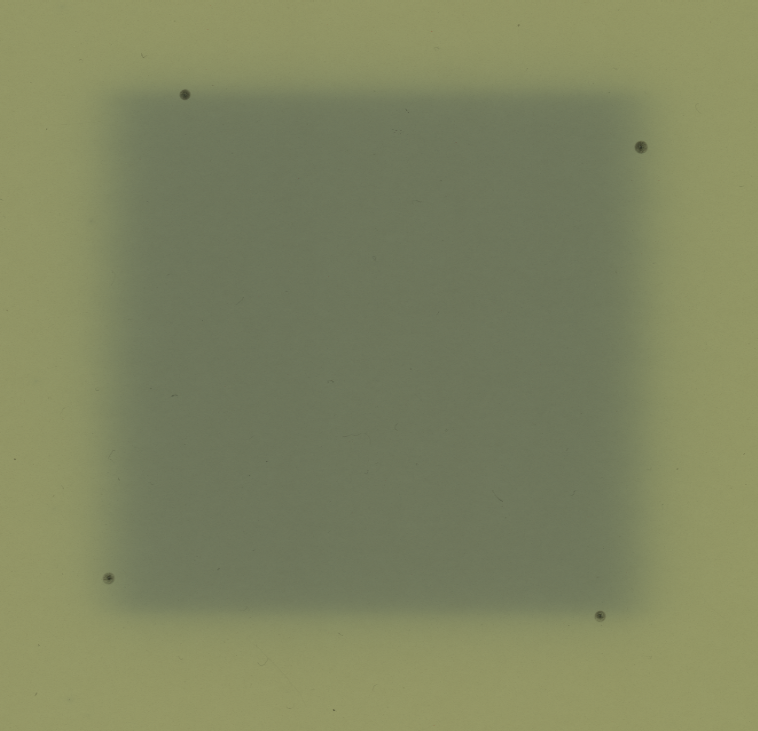
#> input picture sample/img.tif, 758 x 731 px
$ python -i analysis.py   (imports and definitions only)
#> lines starting #> are read from the running program, lines starting #| are printed output that depends on the picture; after the words box and inside, x2 and y2 are one past the last pixel; in counts of white or black regions, pixels touching at a corner belong together
### src/firec/core/geometry.py
from dataclasses import dataclass
from math import cos, hypot, radians, sin

import cv2
import numpy as np


@dataclass(frozen=True)
class Point:
    x: float
    y: float

    def moved(self, dx: float, dy: float) -> "Point":
        return Point(self.x + dx, self.y + dy)


@dataclass(frozen=True)
class RotatedRect:
    center: Point
    width: float
    height: float
    angle: float

    @classmethod
    def from_cv2(cls, rect: tuple[tuple[float, float], tuple[float, float], float]) -> "RotatedRect":
        (cx, cy), (width, height), angle = rect
        return cls(Point(float(cx), float(cy)), float(width), float(height), float(angle))

    def to_cv2(self) -> tuple[tuple[float, float], tuple[float, float], float]:
        return (self.center.x, self.center.y), (self.width, self.height), self.angle

    def points(self) -> tuple[Point, Point, Point, Point]:
        box = cv2.boxPoints(self.to_cv2())
        return tuple(Point(float(x), float(y)) for x, y in box)

    def edge_lengths(self) -> tuple[float, float, float, float]:
        points = self.ordered_points()
        return tuple(_distance(points[index], points[(index + 1) % 4]) for index in range(4))

    # [22 lines left out: functions ordered_points, axes, not called in this run]

    def moved(self, dx: float, dy: float) -> "RotatedRect":
        return RotatedRect(self.center.moved(dx, dy), self.width, self.height, self.angle)

    def rotated(self, delta_angle: float) -> "RotatedRect":
        return RotatedRect(self.center, self.width, self.height, self.angle + delta_angle)

    # [50 lines left out: functions scaled, moved_edge_by_vector, moved_corner_by_vector, _resized, not called in this run]


def _distance(start: Point, end: Point) -> float:
    return hypot(end.x - start.x, end.y - start.y)

### src/firec/core/analysis.py
from dataclasses import dataclass
from pathlib import Path

import cv2
import numpy as np
import tifffile

from firec.core.geometry import Point, RotatedRect


@dataclass(frozen=True)
class FieldGeometry:
    points: tuple[Point, ...]
    center: Point
    angle: float
    edge_lengths: tuple[float, float, float, float]
    area: float
    area_length_x: float
    area_length_y: float
    average_edge_length: float


@dataclass(frozen=True)
class AnalysisResult:
    radiation_field: FieldGeometry
    light_field: FieldGeometry
    origin_field: str
    dpi: float
    unit: str
    laser_center: Point | None = None


@dataclass(frozen=True)
class RadiationDetection:
    rect: RotatedRect
    otsu_threshold: float
    threshold: float
    contour_area: float
    image_area: int


@dataclass(frozen=True)
class ProfileBoundaryDetection:
    left_position: float
    right_position: float
    smoothed_values: np.ndarray
    radiation_pixel_value: float
    threshold_pixel_value: float
    center_start_position: float
    center_end_position: float


# [27 lines left out: functions load_image, tiff_image_dpi, not called in this run]


def otsu_threshold(image: np.ndarray) -> float:
    normalized = normalize_for_display(image)
    threshold, _ = cv2.threshold(normalized, 0, 255, cv2.THRESH_BINARY + cv2.THRESH_OTSU)
    return display_threshold_to_image_value(image, threshold)


def detect_radiation_field(image: np.ndarray, threshold: float | None = None) -> RadiationDetection:
    otsu = otsu_threshold(image)
    selected_threshold = otsu if threshold is None else threshold
    mask = make_dark_region_mask(image, selected_threshold)
    contours, _ = cv2.findContours(mask, cv2.RETR_EXTERNAL, cv2.CHAIN_APPROX_SIMPLE)
    if not contours:
        raise ValueError("No radiation field contour was detected.")

    contour = max(contours, key=cv2.contourArea)
    area = float(cv2.contourArea(contour))
    image_area = int(image.shape[0] * image.shape[1])
    area_ratio = area / image_area
    if area_ratio < 0.001 or area_ratio > 0.95:
        raise ValueError("Detected contour area is outside the expected range.")

    rect = RotatedRect.from_cv2(cv2.minAreaRect(contour))
    return RadiationDetection(rect, otsu, float(selected_threshold), area, image_area)


# [10 lines left out: function initial_radiation_rect, not called in this run]


def rotate_image_to_align_rect(image: np.ndarray, rect: RotatedRect) -> tuple[np.ndarray, RotatedRect]:
    return rotate_image_around_rect(image, rect, rect.angle)


# [25 lines left out: function rotate_image_around_rect, not called in this run]


def make_dark_region_mask(image: np.ndarray, threshold: float) -> np.ndarray:
    gray = ensure_grayscale(image)
    mask = np.where(gray <= threshold, 255, 0).astype(np.uint8)
    kernel = np.ones((3, 3), dtype=np.uint8)
    mask = cv2.morphologyEx(mask, cv2.MORPH_OPEN, kernel)
    return cv2.morphologyEx(mask, cv2.MORPH_CLOSE, kernel)


# [99 lines left out: functions line_profile, moving_average_profile, detect_profile_boundaries, circular_region_mean, rectangular_region_mean, invert_profile, not called in this run]


def normalize_for_display(image: np.ndarray) -> np.ndarray:
    gray = ensure_grayscale(image)
    min_value = float(np.min(gray))
    max_value = float(np.max(gray))
    if max_value <= min_value:
        return np.zeros(gray.shape, dtype=np.uint8)
    normalized = (gray.astype(np.float64) - min_value) * 255.0 / (max_value - min_value)
    return np.clip(normalized, 0, 255).astype(np.uint8)


def display_threshold_to_image_value(image: np.ndarray, display_threshold: float) -> float:
    gray = ensure_grayscale(image)
    min_value = float(np.min(gray))
    max_value = float(np.max(gray))
    return min_value + (float(display_threshold) / 255.0) * (max_value - min_value)


# [17 lines left out: functions _resolution_to_dpi, _tag_rational_to_float, not called in this run]


def ensure_grayscale(image: np.ndarray) -> np.ndarray:
    if image.ndim == 2:
        return image
    if image.ndim == 3:
        return cv2.cvtColor(image, cv2.COLOR_RGB2GRAY)
    raise ValueError("Unsupported image dimensions.")


# [103 lines left out: functions _find_outward_crossing, compare_fields, compare_field_polygons, _field_geometry, _converted_field_geometry, not called in this run]


def _converted_point(point: Point, origin: Point, scale: float) -> Point:
    return Point(_round1((point.x - origin.x) * scale), _round1((point.y - origin.y) * scale))


def _scaled_point(point: Point, scale: float) -> Point:
    return Point(_round1(point.x * scale), _round1(point.y * scale))


# [4 lines left out: function _pixel_to_unit_scale, not called in this run]


def _round1(value: float) -> float:
    return round(float(value), 1)


# [13 lines left out: functions _polygon_center, _polygon_area, not called in this run]


def _midpoint(start: Point, end: Point) -> Point:
    return Point((start.x + end.x) / 2.0, (start.y + end.y) / 2.0)


# [13 lines left out: function _line_intersection, not called in this run]


def _distance(start: Point, end: Point) -> float:
    return float(np.hypot(end.x - start.x, end.y - start.y))


# [4 lines left out: function _transform_point, not called in this run]

>>> import cv2
>>> picture = cv2.cvtColor(cv2.imread('../../../sample/img.tif'), cv2.COLOR_BGR2RGB)
>>> result = detect_radiation_field(picture)
#> in ensure_grayscale, `return cv2.cvtColor(image, cv2.COLOR_RGB2GRAY)`:
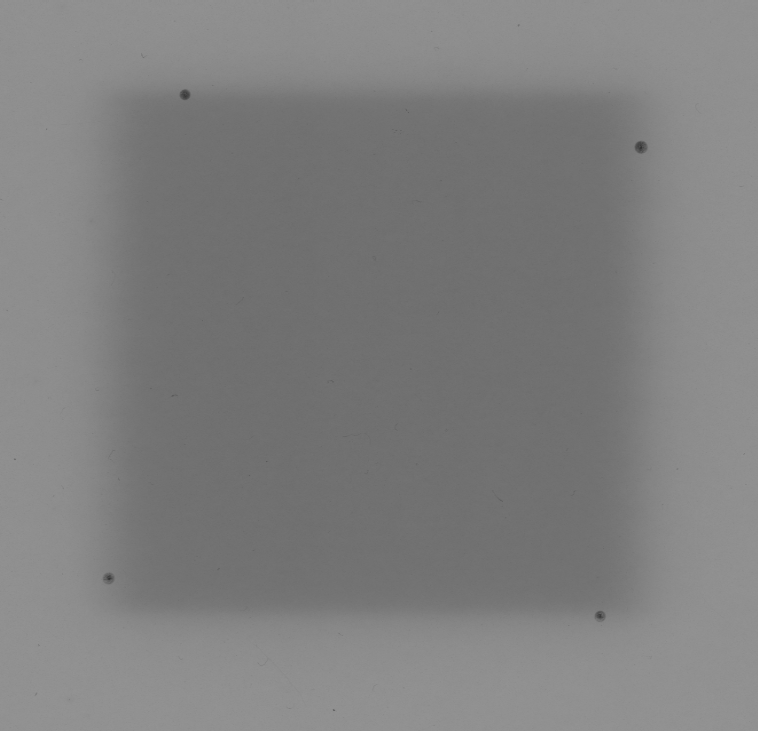
#> returned value: shape (731, 758); min 50, max 149, mean 127.3
#> in normalize_for_display, `min_value = float(np.min(gray))`: min_value = 50
#> in normalize_for_display, `max_value = float(np.max(gray))`: max_value = 149
#> in normalize_for_display, `normalized = (gray.astype(np.float64) - min_value) * 255.0 / (max_valu..`:
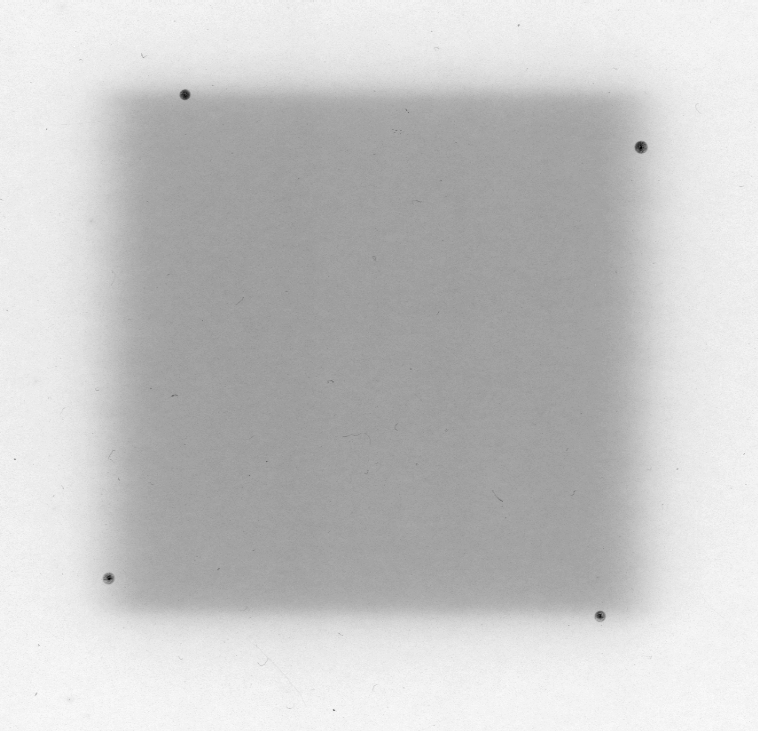
#> normalized: shape (731, 758) float64; min 0, max 255, mean 199.2
#> in otsu_threshold, `threshold, _ = cv2.threshold(normalized, 0, 255, cv2.THRESH_BINARY + c..`: threshold = 198
#> in display_threshold_to_image_value, `min_value = float(np.min(gray))`: min_value = 50
#> in display_threshold_to_image_value, `max_value = float(np.max(gray))`: max_value = 149
#> in detect_radiation_field, `otsu = otsu_threshold(image)`: otsu = 126.9
#> in make_dark_region_mask, `mask = np.where(gray <= threshold, 255, 0).astype(np.uint8)`:
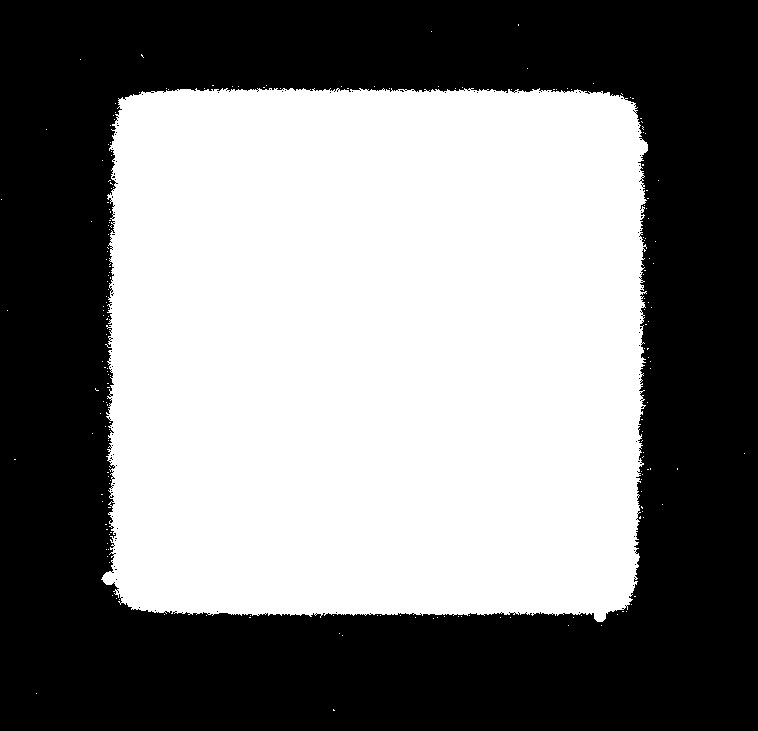
#> mask: shape (731, 758); 49.9% white; 197 white regions (196 under 20 px), largest, box (x1, y1, x2, y2) and area: (101, 88, 648, 622) 276150
#> in make_dark_region_mask, `mask = cv2.morphologyEx(mask, cv2.MORPH_OPEN, kernel)`:
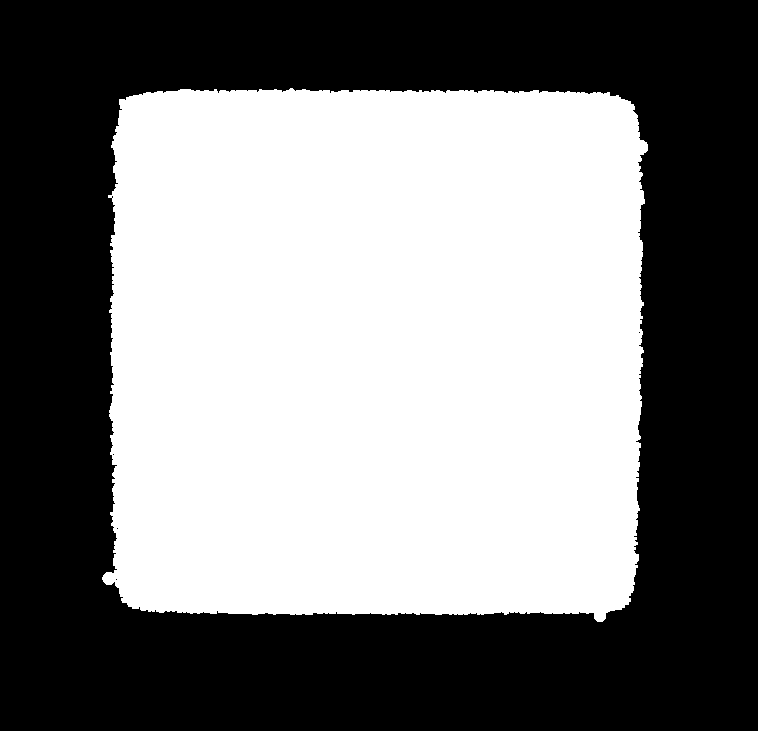
#> mask: shape (731, 758); 49.6% white; 1 white region, box (x1, y1, x2, y2) and area: (102, 88, 648, 622) 274645
#> in make_dark_region_mask, `return cv2.morphologyEx(mask, cv2.MORPH_CLOSE, kernel)`: returned value: shape (731, 758); 49.6% white; 1 white region
#> in detect_radiation_field, `contours, _ = cv2.findContours(mask, cv2.RETR_EXTERNAL, cv2.CHAIN_APPR..`: contours = 1 contour; box (x1, y1, x2, y2) and area: (102, 88, 648, 622) 273830
#> in detect_radiation_field, `contour = max(contours, key=cv2.contourArea)`: contour = contour of 739 points, box (x1, y1, x2, y2) (102, 88, 648, 622), area 273830
#> in detect_radiation_field, `area = float(cv2.contourArea(contour))`: area = 273830
#> in detect_radiation_field, `area_ratio = area / image_area`: area_ratio = 0.494
